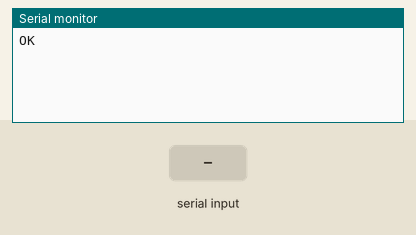
A sketch run on a simulated Arduino Uno, built with avr-gcc and run on an emulated ATmega328P. Shown: the last lines printed to the serial monitor. The test bench sets the inputs (shaded band).

Above: at 3.2 s.
3.3 s: "1" received over the second serial link
At 4.5 s:
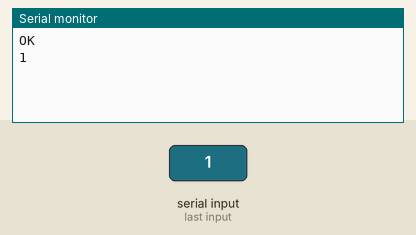
4.8 s: "0" received over the second serial link
At 5.9 s:
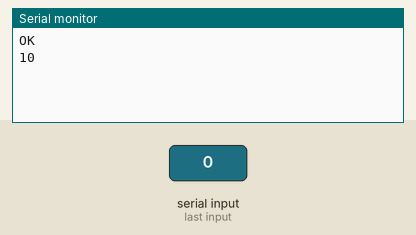

Measured:
- after the input at 3.3 s, the serial monitor: prints a new line at once (image 1)
- after the input at 4.8 s, the serial monitor: prints a new line at once (image 2)

The sketch:

mirror.ino
```cpp
#include <SoftwareSerial.h>

SoftwareSerial sigfox(4,5);
void setup() {
  // put your setup code here, to run once:
  Serial.begin(9600);
  sigfox.begin(9600);

  delay(2000);
  Serial.println("OK");

}

void loop() {
  // put your main code here, to run repeatedly:
  while (sigfox.available()){
    Serial.write(sigfox.read());
  }
  while (Serial.available()){
    sigfox.write(Serial.read());
  }
}
```
